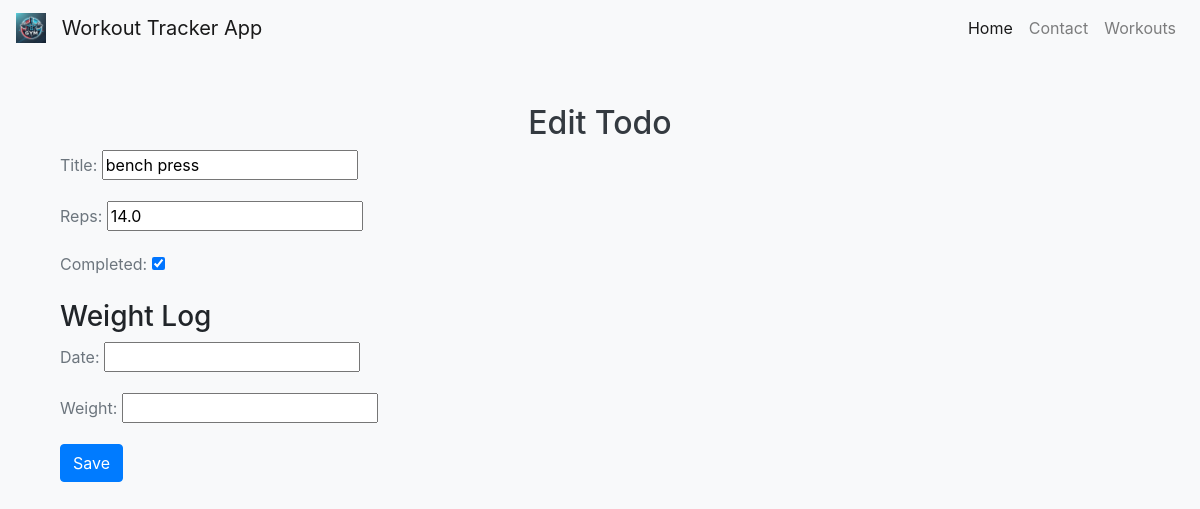
Page /edit/1/ on the committed database.
### myapp/models.py (models this page shows, shortened)
class TodoItem(models.Model):
    title = models.CharField(max_length=200)
    reps = models.FloatField(default=0.0)
    completed = models.BooleanField(default=False)

### myapp/views.py (the view)
# urls.py: path("edit/<int:pk>/", views.edit_todo, name="edit_todo"),
def edit_todo(request, pk):
    todo = get_object_or_404(TodoItem, pk=pk)
    if request.method == 'POST':
        todo_form = TodoForm(request.POST, instance=todo)
        weight_log_form = WeightLogForm(request.POST)
        if todo_form.is_valid() and weight_log_form.is_valid():
            todo_form.save()
            weight_log = weight_log_form.save(commit=False)
            weight_log.todo = todo
            weight_log.save()
            return redirect('todos')
    else:
        todo_form = TodoForm(instance=todo)
        weight_log_form = WeightLogForm()
    return render(request, 'edit_todo.html', {'todo_form': todo_form, 'weight_log_form': weight_log_form})

### myapp/forms.py
class TodoForm(forms.ModelForm):
    class Meta:
        model = TodoItem
        fields = ['title', 'reps', 'completed']

class WeightLogForm(forms.ModelForm):
    class Meta:
        model = WeightLog
        fields = ['date', 'weight']

### myapp/templates/edit_todo.html (shortened to what this page needs)
{% extends "base.html" %}
{% load static %}
{% block content %}
<div class="container mt-5">
  <h2 class="text-center">Edit Todo</h2>
  <form method="post">
    {{ todo_form.as_p }}
    <h3>Weight Log</h3>
    {{ weight_log_form.as_p }}
    <button type="submit" class="btn btn-primary">Save</button>
  </form>
</div>
{% endblock %}

### myapp/static/css/styles.css (style rules this page uses)
body { background-color: #f8f9fa; }
h2, h4 { color: #343a40; }
p { color: #6c757d; }

### rows in the picture
TodoItem: title "bench press", reps "14.0", completed "☑"
